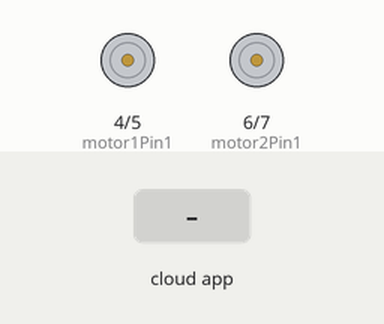
Recording of a sketch running on a simulated Arduino Uno, built with avr-gcc and run on an emulated ATmega328P. Shown: motor-driver pin pairs drawn as motors (green arrow = first pin HIGH = forward, orange = second pin HIGH = backward, longer = more drive, scaled by the enable pin). Inputs (shaded band) come from the test bench. The ROS host is connected and sends only what is stated.

Above: at 3.2 s.
3.3 s: the phone or cloud app sets linear.x to -100
At 4.2 s:
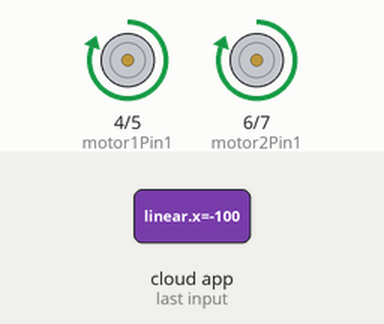
4.8 s: the phone or cloud app sets angular.z to -100
At 5.8 s:
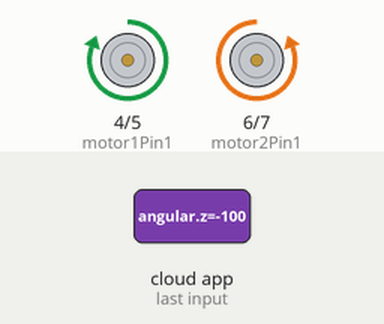
6.3 s: the phone or cloud app sets angular.z to 100
At 7.0 s:
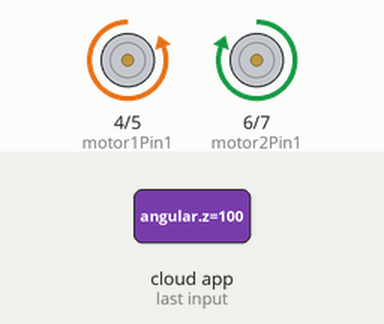
7.8 s: the phone or cloud app sets angular.z to 0
At 8.6 s:
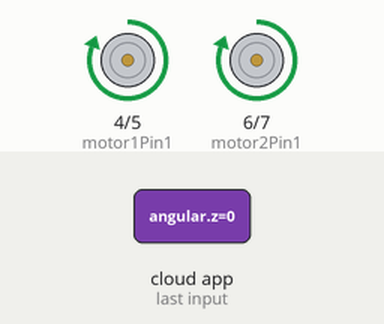
9.3 s: the phone or cloud app sets linear.x to 100
At 10.2 s:
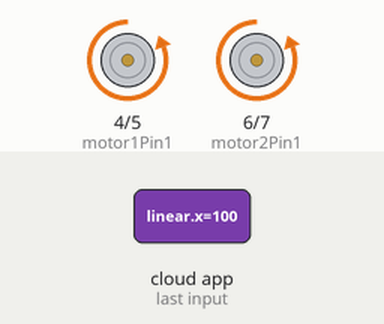
10.9 s: the phone or cloud app sets linear.x to 0
At 11.9 s:
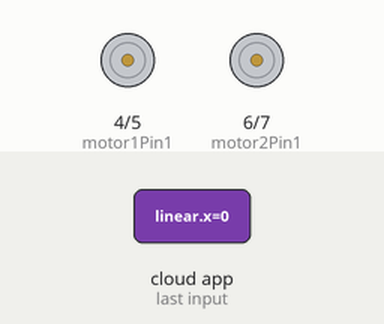
Timing chart, 0 to 13.4 s (numbered marks = the images above; inputs shaded):
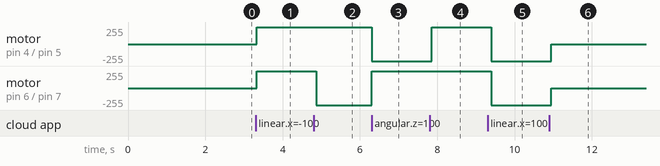

The sketch:

control_car.ino
```cpp
#include <micro_ros_arduino.h>

#include <rcl/rcl.h>
#include <rclc/rclc.h>
#include <rclc/executor.h>
#include <geometry_msgs/msg/twist.h>

rclc_executor_t executor;
rclc_support_t support;
rcl_allocator_t allocator;
rcl_node_t node;
rcl_subscription_t subscriber;
geometry_msgs__msg__Twist sub_msg;

// Set pin
// #define LED_PIN 2
int motor1Pin1 = 4;
int motor1Pin2 = 5;
int enable1Pin = 3;

int motor2Pin1 = 6;
int motor2Pin2 = 7;
int enable2Pin = 10;

////Setting PWM properties
//const int freq = 3000;
//const int pwmChannel = 0;
//const int resolution = 8;
//int dutyCycle = 200;

void twist_callback(const void *msg_in)
{
  const geometry_msgs__msg__Twist *twist_msg = (const geometry_msgs__msg__Twist *)msg_in;
  float linear_x = twist_msg->linear.x;
  float angular_z = twist_msg->angular.z;
  // Stop motor
  if (linear_x == 0 && angular_z ==0)
  {
    digitalWrite(motor1Pin1, LOW);
    digitalWrite(motor1Pin2, LOW);
    digitalWrite(motor2Pin1, LOW);
    digitalWrite(motor2Pin2, LOW);
  }
  // move forward
  if (linear_x > 0 )
  {
    digitalWrite(motor1Pin1, LOW);
    digitalWrite(motor1Pin2, HIGH);
    digitalWrite(motor2Pin1, LOW);
    digitalWrite(motor2Pin2, HIGH);
  }

  // move backward
  if (linear_x < 0)
  {
    digitalWrite(motor1Pin1, HIGH);
    digitalWrite(motor1Pin2, LOW);
    digitalWrite(motor2Pin1, HIGH);
    digitalWrite(motor2Pin2, LOW);
  }

  // turn right
  if (angular_z > 0 )
  {
    digitalWrite(motor1Pin1, LOW);
    digitalWrite(motor1Pin2, HIGH);
    digitalWrite(motor2Pin1, HIGH);
    digitalWrite(motor2Pin2, LOW);
  }
  // turn left
  if (angular_z < 0 )
  {
    digitalWrite(motor1Pin1, HIGH);
    digitalWrite(motor1Pin2, LOW);
    digitalWrite(motor2Pin1, LOW);
    digitalWrite(motor2Pin2, HIGH);
  }

}


void setup() {
  pinMode(motor1Pin1, OUTPUT);
  pinMode(motor1Pin2, OUTPUT);
  pinMode(enable1Pin, OUTPUT);

  pinMode(motor2Pin1, OUTPUT);
  pinMode(motor2Pin2, OUTPUT);
  pinMode(enable2Pin, OUTPUT);

  // analogWriteResolution(enable1Pin, resolution);
  // analogWriteFrequency(enable1Pin, freq);
  // analogWrite(enable1Pin,dutyCycle);


  // ledcAttachChannel(enable1Pin, freq, resolution, pwmChannel);
  // ledcAttachChannel(enable2Pin, freq, resolution, pwmChannel);

  digitalWrite(enable1Pin, HIGH);
  digitalWrite(enable2Pin, HIGH);

  //Serial.begin(1152000);
  //set_microros_transports();
  set_microros_wifi_transports("MyAltice b69c5b", "crimson-404-750", "192.168.1.77", 8888);
  delay(2000);

  allocator = rcl_get_default_allocator();
  rclc_support_init(&support, 0, NULL, &allocator);

  // node
  rclc_node_init_default(&node, "control_car_node", "", &support);
  rclc_executor_init(&executor, &support.context, 1, &allocator);

  //Subscriber
  rclc_subscription_init_default(&subscriber,&node, ROSIDL_GET_MSG_TYPE_SUPPORT(geometry_msgs, msg, Twist),"/cmd_vel");
  rclc_executor_add_subscription(&executor, &subscriber, &sub_msg, &twist_callback, ON_NEW_DATA);
  //pinMode(2, OUTPUT);

}

void loop() {
  // put your main code here, to run repeatedly:
  delay(100);
  rclc_executor_spin_some(&executor, RCL_MS_TO_NS(100));
}
```

Measured:
- after the input at 3.3 s, motor on pin 4 (motor1Pin1) / pin 5 (motor1Pin2), motor on pin 6 (motor2Pin1) / pin 7 (motor2Pin2): stopped → forward 255/255 at once
- after the input at 4.8 s, motor on pin 6 (motor2Pin1) / pin 7 (motor2Pin2): forward 255/255 → backward 255/255 after 0.07 s
- after the input at 6.3 s, motor on pin 4 (motor1Pin1) / pin 5 (motor1Pin2): forward 255/255 → backward 255/255 at once; motor on pin 6 (motor2Pin1) / pin 7 (motor2Pin2): backward 255/255 → forward 255/255 at once
- after the input at 7.8 s, motor on pin 4 (motor1Pin1) / pin 5 (motor1Pin2): backward 255/255 → forward 255/255 after 0.05 s
- after the input at 9.3 s, motor on pin 4 (motor1Pin1) / pin 5 (motor1Pin2), motor on pin 6 (motor2Pin1) / pin 7 (motor2Pin2): forward 255/255 → backward 255/255 after 0.10 s
- after the input at 10.9 s, motor on pin 4 (motor1Pin1) / pin 5 (motor1Pin2), motor on pin 6 (motor2Pin1) / pin 7 (motor2Pin2): backward 255/255 → stopped after 0.05 s
